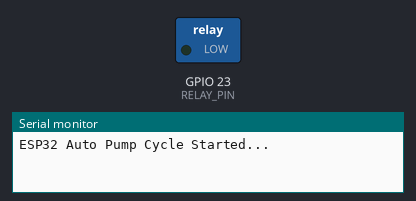
This sketch was run on a simulated ESP32. On the bench: switched loads named in the sketch (green lamp = pin HIGH), the last lines printed to the serial monitor.

Above: at 1.5 s.
At 4.5 s:
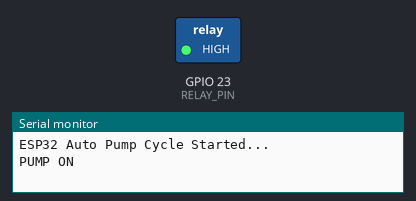
Timing chart, 0 to 7.8 s (numbered marks = the images above):
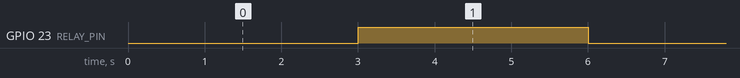

The sketch:

relay_pump.ino
```cpp
// ===== Automatic Pump Cycle for ESP32 =====
// Turns relay ON for 3s, OFF for 3s continuously

const int RELAY_PIN = 23;         // Relay signal pin
const bool ACTIVE_LOW = false;    // <-- Relay is active HIGH in your case

// Timing in milliseconds
const unsigned long ON_TIME  = 3000UL;
const unsigned long OFF_TIME = 3000UL;

bool isOn = false;
unsigned long lastChange = 0;
unsigned long interval = OFF_TIME;

void setup() {
  Serial.begin(115200);
  pinMode(RELAY_PIN, OUTPUT);

  // Start OFF
  if (ACTIVE_LOW)
    digitalWrite(RELAY_PIN, HIGH);
  else
    digitalWrite(RELAY_PIN, LOW);

  Serial.println("ESP32 Auto Pump Cycle Started...");
  lastChange = millis();
}

void loop() {
  unsigned long now = millis();

  if (now - lastChange >= interval) {
    isOn = !isOn;  // Toggle state
    if (isOn) {
      Serial.println("PUMP ON");
      if (ACTIVE_LOW)
        digitalWrite(RELAY_PIN, LOW);
      else
        digitalWrite(RELAY_PIN, HIGH);
      interval = ON_TIME;
    } else {
      Serial.println("PUMP OFF");
      if (ACTIVE_LOW)
        digitalWrite(RELAY_PIN, HIGH);
      else
        digitalWrite(RELAY_PIN, LOW);
      interval = OFF_TIME;
    }
    lastChange = now;
  }
}
```

Measured:
- by itself, GPIO 23 (RELAY_PIN): alternates HIGH for 3.0 s and LOW for 3.0 s
